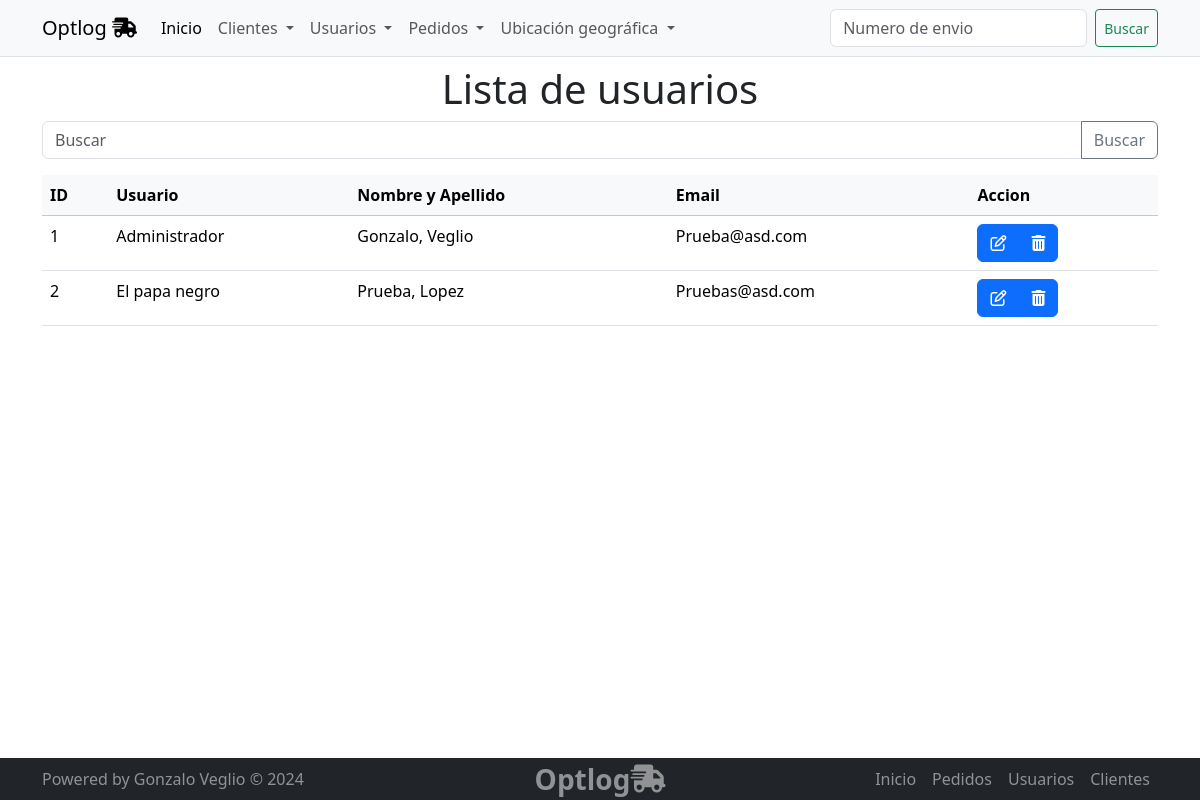
/usuarios/usuarios/list, run on an earlier commit of the app's database.
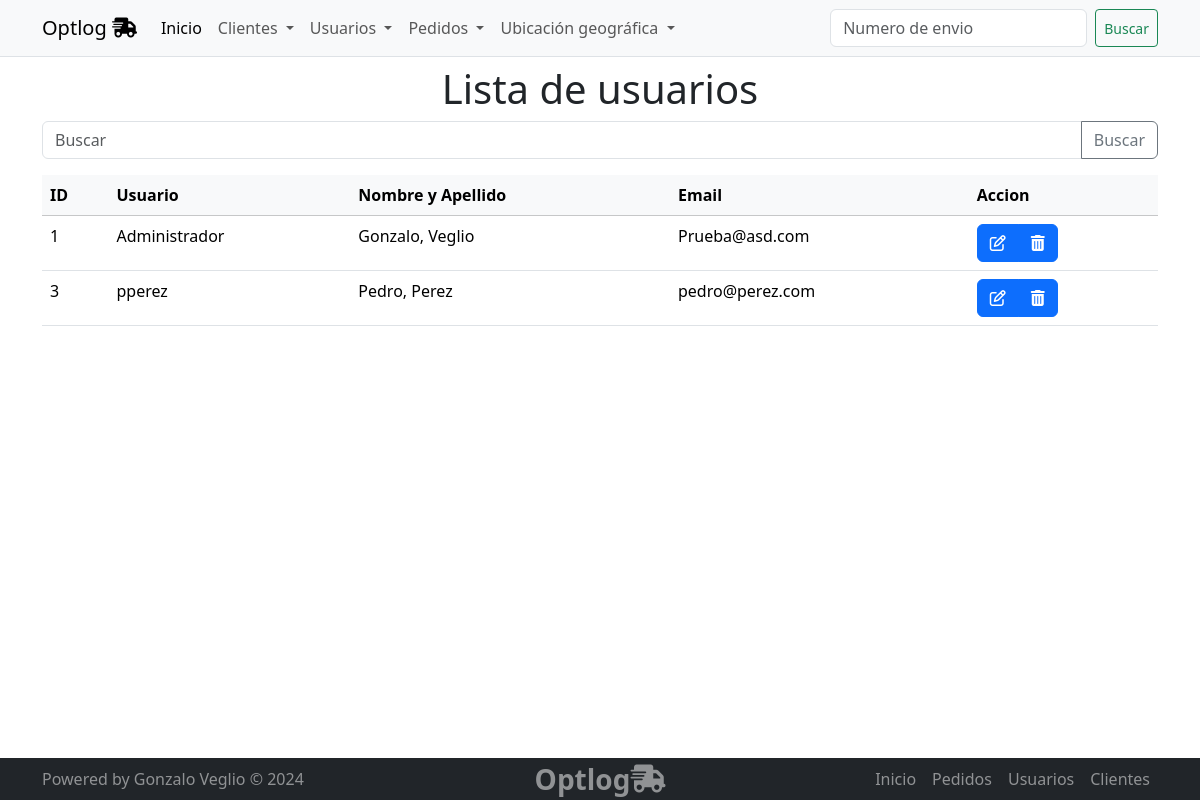
And on a later commit of the database.
### usuarios/models.py (models this page shows, shortened)
class Usuario(models.Model):
    username = models.CharField(max_length=50, unique=True)
    email = models.EmailField(max_length=254, unique=True)
    password = models.CharField(max_length=100)
    fecha_creacion = models.DateTimeField(auto_now_add=True)
    nombre = models.CharField(max_length=100)
    apellido = models.CharField(max_length=100)
    provincia = models.ForeignKey(Provincia, on_delete=models.SET_NULL, null=True)
    localidad = models.ForeignKey(Localidad, on_delete=models.SET_NULL, null=True)

### usuarios/views.py (the view)
# urls.py: path('usuarios/list', views.usuario_list, name='usuario_list'),
def usuario_list(request):
    query = request.GET.get('q')
    if query:
        usuarios = Usuario.objects.filter(
            Q(nombre__icontains=query) |
            Q(apellido__icontains=query)
        )
    else:
        usuarios = Usuario.objects.all()
    context = {"object_list": usuarios}
    return render(request, "usuarios/usuario_list.html", context)

### usuarios/templates/usuarios/usuario_list.html (shortened to what this page needs)
{% extends 'core/base.html' %}
{% block main %}
<section class="container">
  <h1 class="text-center">
    Lista de usuarios
  </h1>
  <form action="{% url 'usuarios:usuario_list' %}" method="get">
    <div class="input-group mb-3">
      <input type="text" class="form-control" placeholder="Buscar"  name="q">
      <button class="btn btn-outline-secondary" type="submit" id="button-addon2">Buscar</button>
    </div>
  </form>
<table class="table table-hover">
    <thead class="table-light">
      <tr>
        <th>ID</th>
        <th>Usuario</th>
        <th>Nombre y Apellido</th>
        <th>Email</th>
        <th>Accion</th>
    </tr>
</thead>
<tbody>
    {% for object in object_list %}
    <tr>
  <td>{{object.id}}</td>
  <td>{{object.username  }}</td>
  <td>{{object.nombre | capfirst}}, {{object.apellido | capfirst}} </td>
  <td>{{object.email}}</td>
  <td>
    <div class="btn-group" role="group">
      <a href="{% url 'usuarios:usuario_update' object.id %}" type="button" class="btn btn-primary"><i class="fa fa-edit"></i> </a>
      <a href="{% url 'usuarios:usuario_delete' object.id %}" type="button" class="btn btn-primary" ><i class="fa fa-trash"></i></a>
    </div>
  </td>
</tr>
{%empty%}
    <p>No hay registros</p>
        {% endfor %}
      </section>
{% endblock main %}

What changed in the data, as far as the page shows it:
removed Usuario: id "2", username "El papa negro", nombre "Prueba", apellido "Lopez", email "Pruebas@asd.com"
added Usuario: id "3", username "pperez", nombre "Pedro", apellido "Perez", email "pedro@perez.com"
